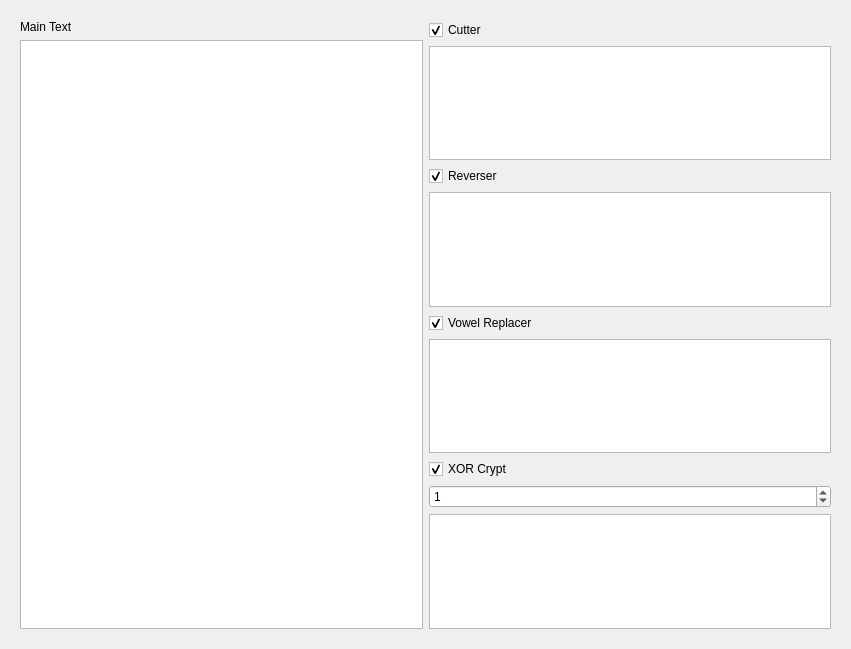
<?xml version="1.0" encoding="UTF-8"?>
<ui version="4.0">
 <class>Form</class>
 <widget class="QWidget" name="Form">
  <property name="geometry">
   <rect>
    <x>0</x>
    <y>0</y>
    <width>851</width>
    <height>649</height>
   </rect>
  </property>
  <property name="sizePolicy">
   <sizepolicy hsizetype="Preferred" vsizetype="Preferred">
    <horstretch>1</horstretch>
    <verstretch>1</verstretch>
   </sizepolicy>
  </property>
  <property name="windowTitle">
   <string>Form</string>
  </property>
  <layout class="QHBoxLayout" name="horizontalLayout_2">
   <item>
    <widget class="MainWidget" name="mainWidget" native="true">
     <layout class="QHBoxLayout" name="horizontalLayout">
      <item>
       <layout class="QVBoxLayout" name="mainTextLayout">
        <item>
         <widget class="QLabel" name="mainTextLabel">
          <property name="text">
           <string>Main Text</string>
          </property>
         </widget>
        </item>
        <item>
         <widget class="QPlainTextEdit" name="mainTextEdit"/>
        </item>
       </layout>
      </item>
      <item>
       <layout class="QVBoxLayout" name="cryptsLayout">
        <item>
         <widget class="QCheckBox" name="cutterEnabled">
          <property name="text">
           <string>Cutter</string>
          </property>
          <property name="checked">
           <bool>true</bool>
          </property>
         </widget>
        </item>
        <item>
         <widget class="KeyPressTextEdit" name="cutterInOut"/>
        </item>
        <item>
         <widget class="QCheckBox" name="reverserEnabled">
          <property name="text">
           <string>Reverser</string>
          </property>
          <property name="checked">
           <bool>true</bool>
          </property>
         </widget>
        </item>
        <item>
         <widget class="KeyPressTextEdit" name="reverserInOut"/>
        </item>
        <item>
         <widget class="QCheckBox" name="vowelReplacerEnabled">
          <property name="text">
           <string>Vowel Replacer</string>
          </property>
          <property name="checked">
           <bool>true</bool>
          </property>
         </widget>
        </item>
        <item>
         <widget class="KeyPressTextEdit" name="vowelReplacerInOut"/>
        </item>
        <item>
         <widget class="QCheckBox" name="xorCryptEnabled">
          <property name="text">
           <string>XOR Crypt</string>
          </property>
          <property name="checked">
           <bool>true</bool>
          </property>
         </widget>
        </item>
        <item>
         <widget class="QSpinBox" name="xorCryptKey">
          <property name="value">
           <number>1</number>
          </property>
         </widget>
        </item>
        <item>
         <widget class="KeyPressTextEdit" name="xorCryptInOut"/>
        </item>
       </layout>
      </item>
     </layout>
    </widget>
   </item>
  </layout>
 </widget>
 <customwidgets>
  <customwidget>
   <class>MainWidget</class>
   <extends>QWidget</extends>
   <header>mainwidget.h</header>
   <container>1</container>
   <slots>
    <slot>mainTextChanged()</slot>
    <slot>cutterTextChanged()</slot>
    <slot>reverserTextChanged()</slot>
    <slot>vowelReplacerTextChanged()</slot>
    <slot>xorCryptTextChanged()</slot>
    <slot>cutterSetEnabled(Qt::CheckState)</slot>
    <slot>reverserSetEnabled(Qt::CheckState)</slot>
    <slot>vowelReplacerSetEnabled(Qt::CheckState)</slot>
    <slot>xorCryptSetEnabled(Qt::CheckState)</slot>
    <slot>xorCryptKeyChanged(int)</slot>
   </slots>
  </customwidget>
  <customwidget>
   <class>KeyPressTextEdit</class>
   <extends>QPlainTextEdit</extends>
   <header>keypresstextedit.h</header>
   <slots>
    <signal>keypress()</signal>
   </slots>
  </customwidget>
 </customwidgets>
 <resources/>
 <connections>
  <connection>
   <sender>cutterEnabled</sender>
   <signal>toggled(bool)</signal>
   <receiver>cutterInOut</receiver>
   <slot>setEnabled(bool)</slot>
   <hints>
    <hint type="sourcelabel">
     <x>505</x>
     <y>23</y>
    </hint>
    <hint type="destinationlabel">
     <x>523</x>
     <y>100</y>
    </hint>
   </hints>
  </connection>
  <connection>
   <sender>reverserEnabled</sender>
   <signal>toggled(bool)</signal>
   <receiver>reverserInOut</receiver>
   <slot>setEnabled(bool)</slot>
   <hints>
    <hint type="sourcelabel">
     <x>831</x>
     <y>195</y>
    </hint>
    <hint type="destinationlabel">
     <x>492</x>
     <y>217</y>
    </hint>
   </hints>
  </connection>
  <connection>
   <sender>vowelReplacerEnabled</sender>
   <signal>toggled(bool)</signal>
   <receiver>vowelReplacerInOut</receiver>
   <slot>setEnabled(bool)</slot>
   <hints>
    <hint type="sourcelabel">
     <x>831</x>
     <y>349</y>
    </hint>
    <hint type="destinationlabel">
     <x>505</x>
     <y>376</y>
    </hint>
   </hints>
  </connection>
  <connection>
   <sender>xorCryptEnabled</sender>
   <signal>toggled(bool)</signal>
   <receiver>xorCryptInOut</receiver>
   <slot>setEnabled(bool)</slot>
   <hints>
    <hint type="sourcelabel">
     <x>831</x>
     <y>504</y>
    </hint>
    <hint type="destinationlabel">
     <x>552</x>
     <y>533</y>
    </hint>
   </hints>
  </connection>
  <connection>
   <sender>cutterEnabled</sender>
   <signal>checkStateChanged(Qt::CheckState)</signal>
   <receiver>mainWidget</receiver>
   <slot>cutterSetEnabled(Qt::CheckState)</slot>
   <hints>
    <hint type="sourcelabel">
     <x>630</x>
     <y>30</y>
    </hint>
    <hint type="destinationlabel">
     <x>425</x>
     <y>324</y>
    </hint>
   </hints>
  </connection>
  <connection>
   <sender>reverserEnabled</sender>
   <signal>checkStateChanged(Qt::CheckState)</signal>
   <receiver>mainWidget</receiver>
   <slot>reverserSetEnabled(Qt::CheckState)</slot>
   <hints>
    <hint type="sourcelabel">
     <x>630</x>
     <y>184</y>
    </hint>
    <hint type="destinationlabel">
     <x>425</x>
     <y>324</y>
    </hint>
   </hints>
  </connection>
  <connection>
   <sender>vowelReplacerEnabled</sender>
   <signal>checkStateChanged(Qt::CheckState)</signal>
   <receiver>mainWidget</receiver>
   <slot>vowelReplacerSetEnabled(Qt::CheckState)</slot>
   <hints>
    <hint type="sourcelabel">
     <x>630</x>
     <y>338</y>
    </hint>
    <hint type="destinationlabel">
     <x>425</x>
     <y>324</y>
    </hint>
   </hints>
  </connection>
  <connection>
   <sender>xorCryptEnabled</sender>
   <signal>checkStateChanged(Qt::CheckState)</signal>
   <receiver>mainWidget</receiver>
   <slot>xorCryptSetEnabled(Qt::CheckState)</slot>
   <hints>
    <hint type="sourcelabel">
     <x>630</x>
     <y>493</y>
    </hint>
    <hint type="destinationlabel">
     <x>425</x>
     <y>324</y>
    </hint>
   </hints>
  </connection>
  <connection>
   <sender>xorCryptKey</sender>
   <signal>valueChanged(int)</signal>
   <receiver>mainWidget</receiver>
   <slot>xorCryptKeyChanged(int)</slot>
   <hints>
    <hint type="sourcelabel">
     <x>630</x>
     <y>499</y>
    </hint>
    <hint type="destinationlabel">
     <x>425</x>
     <y>324</y>
    </hint>
   </hints>
  </connection>
  <connection>
   <sender>xorCryptEnabled</sender>
   <signal>toggled(bool)</signal>
   <receiver>xorCryptKey</receiver>
   <slot>setEnabled(bool)</slot>
   <hints>
    <hint type="sourcelabel">
     <x>630</x>
     <y>469</y>
    </hint>
    <hint type="destinationlabel">
     <x>630</x>
     <y>499</y>
    </hint>
   </hints>
  </connection>
  <connection>
   <sender>vowelReplacerInOut</sender>
   <signal>keypress()</signal>
   <receiver>mainWidget</receiver>
   <slot>vowelReplacerTextChanged()</slot>
   <hints>
    <hint type="sourcelabel">
     <x>630</x>
     <y>395</y>
    </hint>
    <hint type="destinationlabel">
     <x>425</x>
     <y>324</y>
    </hint>
   </hints>
  </connection>
  <connection>
   <sender>xorCryptInOut</sender>
   <signal>keypress()</signal>
   <receiver>mainWidget</receiver>
   <slot>xorCryptTextChanged()</slot>
   <hints>
    <hint type="sourcelabel">
     <x>630</x>
     <y>574</y>
    </hint>
    <hint type="destinationlabel">
     <x>425</x>
     <y>324</y>
    </hint>
   </hints>
  </connection>
  <connection>
   <sender>reverserInOut</sender>
   <signal>keypress()</signal>
   <receiver>mainWidget</receiver>
   <slot>reverserTextChanged()</slot>
   <hints>
    <hint type="sourcelabel">
     <x>630</x>
     <y>249</y>
    </hint>
    <hint type="destinationlabel">
     <x>425</x>
     <y>324</y>
    </hint>
   </hints>
  </connection>
  <connection>
   <sender>cutterInOut</sender>
   <signal>keypress()</signal>
   <receiver>mainWidget</receiver>
   <slot>cutterTextChanged()</slot>
   <hints>
    <hint type="sourcelabel">
     <x>630</x>
     <y>103</y>
    </hint>
    <hint type="destinationlabel">
     <x>425</x>
     <y>324</y>
    </hint>
   </hints>
  </connection>
  <connection>
   <sender>mainTextEdit</sender>
   <signal>textChanged()</signal>
   <receiver>mainWidget</receiver>
   <slot>mainTextChanged()</slot>
   <hints>
    <hint type="sourcelabel">
     <x>220</x>
     <y>335</y>
    </hint>
    <hint type="destinationlabel">
     <x>425</x>
     <y>324</y>
    </hint>
   </hints>
  </connection>
 </connections>
</ui>
